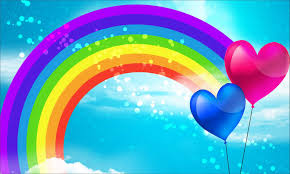
#> input picture arcoiris.jpg, 290 x 174 px
$ python ConversaoCMYK.py   (older library calls are emulated)
#> lines starting #> are read from the running program, lines starting #| are printed output that depends on the picture
import cv2
import numpy as np

path = "arcoiris.jpg"

img = cv2.imread(path)
#> img is the input picture: shape (174, 290, 3); mean B, G, R 194.1, 162.8, 106.6

h, w = img.shape[:2]
#> h = 174; w = 290

imgCopy = img.copy()
imgCopy = imgCopy/255.
cv2.imshow("Original ", imgCopy)
imgCMYK = np.zeros((h, w, 4), np.float)

for i in range(h):
    for j in range(w):
        black = np.min([imgCopy[i, j, 0], imgCopy[i, j, 1], imgCopy[i, j, 2]])
        blue = imgCopy[i, j, 0]
        green = imgCopy[i, j, 1]
        red = imgCopy[i, j, 2]

        imgCMYK[i, j, 3] = black
        imgCMYK[i, j, 0] = (1-red-black)/(1-black)
        imgCMYK[i, j, 1] = (1-green-black)/(1-black)
        imgCMYK[i, j, 2] = (1-blue-black)/(1-black)
#> imgCMYK: shape (174, 290, 4) float64; 0.01% of the values are NaN or infinite; the others: min -254, max 1, mean -0.429

imgCMYR = (imgCMYK*255).astype('uint8')
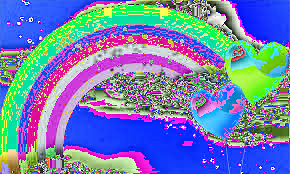
#> imgCMYR: shape (174, 290, 4); mean B, G, R, A 179, 127.7, 112.4, 54.1
cv2.imshow("Preto ", imgCMYR[:, :, 3])
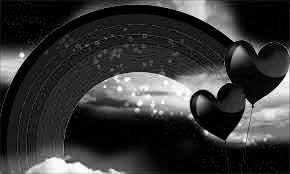
#> window 'Preto ': shape (174, 290); min 0, max 255, mean 54.1
cv2.imshow("Ciano ", imgCMYR[:, :, 0])
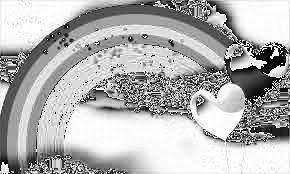
#> window 'Ciano ': shape (174, 290); min 0, max 255, mean 179
cv2.imshow("Magenta ", imgCMYR[:, :, 1])
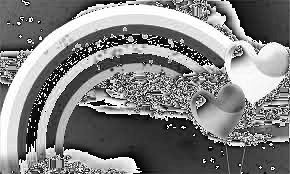
#> window 'Magenta ': shape (174, 290); min 0, max 255, mean 127.7
cv2.imshow("Amarelo ", imgCMYR[:, :, 2])
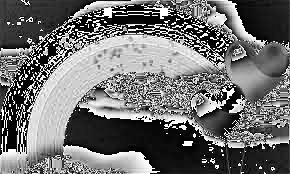
#> window 'Amarelo ': shape (174, 290); min 0, max 255, mean 112.4
cv2.waitKey(0)
